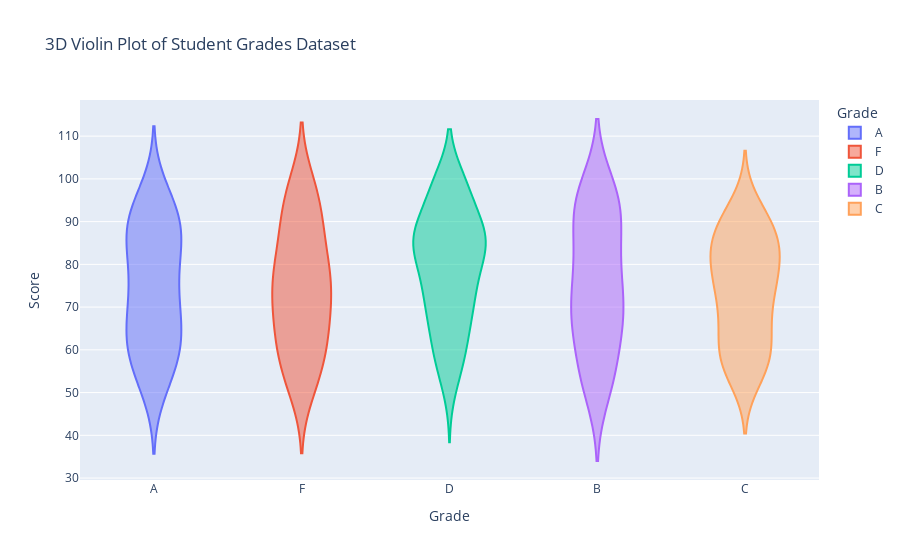

The code cell stored with this chart in its notebook:
### Code cell
fig=px.violin(df,x='Grade',y='Score',color='Grade',title='3D Violin Plot of Student Grades Dataset')
fig.show()

### Figure 1 — Plotly figure (JSON) as saved in the notebook; plotly's stock layout.template omitted (floating-point values rounded to 4 significant figures)
{"data": [{"alignmentgroup": "True", "box": {"visible": false}, "hovertemplate": "Grade=%{x}<br>Score=%{y}<extra></extra>", "legendgroup": "A", "marker": {"color": "#636efa"}, "name": "A", "offsetgroup": "A", "orientation": "v", "scalegroup": "True", "showlegend": true, "type": "violin", "x": ["A", "A", "A", "A", "A", "A", "A", "A", "A", "A", "A", "A", "A", "A", "A", "A", "A", "A", "A", "A", "A", "A", "A", "A", "A", "A", "A", "A", "A", "A", "A", "A", "A", "A", "A", "A", "A", "A", "A", "A"], "x0": " ", "xaxis": "x", "y": [89, 72, 70, 79, 78, 61, 61, 73, 58, 74, 87, 92, 89, 83, 56, 73, 93, 63, 67, 75, 84, 67, 53, 50, 82, 63, 90, 85, 65, 93, 51, 87, 56, 65, 60, 97, 59, 98, 85, 93], "y0": " ", "yaxis": "y"}, {"alignmentgroup": "True", "box": {"visible": false}, "hovertemplate": "Grade=%{x}<br>Score=%{y}<extra></extra>", "legendgroup": "F", "marker": {"color": "#EF553B"}, "name": "F", "offsetgroup": "F", "orientation": "v", "scalegroup": "True", "showlegend": true, "type": "violin", "x": ["F", "F", "F", "F", "F", "F", "F", "F", "F", "F", "F", "F", "F", "F", "F", "F", "F", "F", "F", "F", "F", "F", "F", "F", "F", "F", "F", "F", "F", "F", "F", "F", "F", "F", "F", "F", "F", "F", "F", "F", "F", "F", "F", "F", "F"], "x0": " ", "xaxis": "x", "y": [50, 66, 76, 93, 73, 89, 69, 99, 70, 52, 77, 80, 87, 59, 57, 63, 71, 95, 61, 53, 51, 81, 60, 65, 57, 79, 71, 55, 72, 75, 62, 87, 99, 78, 86, 97, 93, 65, 65, 99, 75, 88, 89, 80, 78], "y0": " ", "yaxis": "y"}, {"alignmentgroup": "True", "box": {"visible": false}, "hovertemplate": "Grade=%{x}<br>Score=%{y}<extra></extra>", "legendgroup": "D", "marker": {"color": "#00cc96"}, "name": "D", "offsetgroup": "D", "orientation": "v", "scalegroup": "True", "showlegend": true, "type": "violin", "x": ["D", "D", "D", "D", "D", "D", "D", "D", "D", "D", "D", "D", "D", "D", "D", "D", "D", "D", "D", "D", "D", "D", "D", "D", "D", "D", "D", "D", "D", "D", "D", "D", "D", "D", "D", "D", "D", "D", "D", "D", "D", "D"], "x0": " ", "xaxis": "x", "y": [87, 86, 58, 99, 56, 67, 87, 86, 77, 57, 95, 99, 76, 86, 65, 78, 77, 81, 81, 95, 73, 70, 99, 85, 85, 72, 88, 60, 86, 92, 72, 87, 61, 85, 99, 66, 98, 51, 73, 88, 84, 67], "y0": " ", "yaxis": "y"}, {"alignmentgroup": "True", "box": {"visible": false}, "hovertemplate": "Grade=%{x}<br>Score=%{y}<extra></extra>", "legendgroup": "B", "marker": {"color": "#ab63fa"}, "name": "B", "offsetgroup": "B", "orientation": "v", "scalegroup": "True", "showlegend": true, "type": "violin", "x": ["B", "B", "B", "B", "B", "B", "B", "B", "B", "B", "B", "B", "B", "B", "B", "B", "B", "B", "B", "B", "B", "B", "B", "B", "B", "B", "B", "B", "B", "B", "B", "B", "B", "B"], "x0": " ", "xaxis": "x", "y": [98, 93, 70, 53, 69, 82, 57, 67, 67, 81, 80, 54, 77, 73, 98, 87, 51, 88, 66, 76, 71, 65, 95, 92, 96, 64, 58, 83, 94, 91, 55, 96, 50, 70], "y0": " ", "yaxis": "y"}, {"alignmentgroup": "True", "box": {"visible": false}, "hovertemplate": "Grade=%{x}<br>Score=%{y}<extra></extra>", "legendgroup": "C", "marker": {"color": "#FFA15A"}, "name": "C", "offsetgroup": "C", "orientation": "v", "scalegroup": "True", "showlegend": true, "type": "violin", "x": ["C", "C", "C", "C", "C", "C", "C", "C", "C", "C", "C", "C", "C", "C", "C", "C", "C", "C", "C", "C", "C", "C", "C", "C", "C", "C", "C", "C", "C", "C", "C", "C", "C", "C", "C", "C", "C", "C", "C"], "x0": " ", "xaxis": "x", "y": [76, 67, 80, 85, 90, 61, 79, 61, 64, 80, 84, 91, 80, 86, 57, 70, 92, 73, 54, 85, 89, 74, 72, 73, 59, 88, 88, 84, 94, 55, 81, 64, 68, 80, 58, 74, 61, 53, 56], "y0": " ", "yaxis": "y"}], "layout": {"legend": {"title": {"text": "Grade"}, "tracegroupgap": 0}, "title": {"text": "3D Violin Plot of Student Grades Dataset"}, "violinmode": "overlay", "xaxis": {"anchor": "y", "categoryarray": ["A", "F", "D", "B", "C"], "categoryorder": "array", "domain": [0, 1], "title": {"text": "Grade"}}, "yaxis": {"anchor": "x", "domain": [0, 1], "title": {"text": "Score"}}}}
